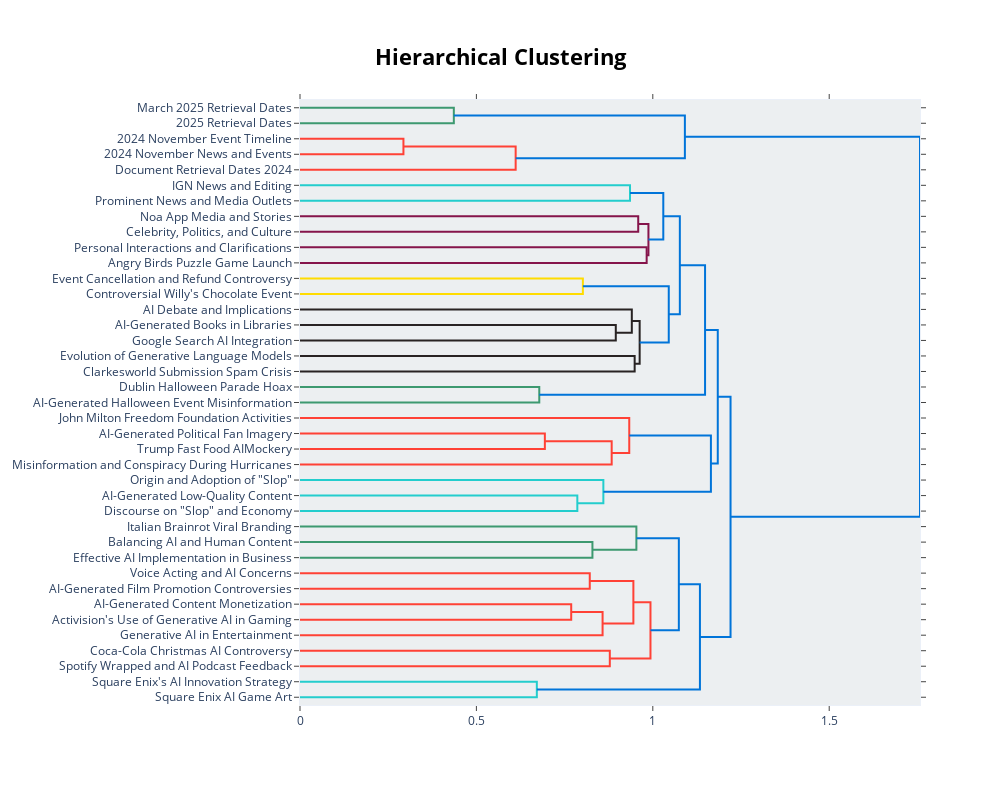

Notebook source saved alongside this figure:
### Code cell
topic_model.visualize_hierarchy(custom_labels=True)

### Figure 1 — Plotly figure (JSON) as saved in the notebook; plotly's stock layout.template omitted (floating-point values rounded to 4 significant figures)
{"data": [{"hoverinfo": "text", "marker": {"color": "rgb(61,153,112)"}, "mode": "lines", "type": "scatter", "x": [0.0, 0.436, 0.436, 0.0], "xaxis": "x", "y": [-5.0, -5.0, -15.0, -15.0], "yaxis": "y"}, {"hoverinfo": "text", "marker": {"color": "rgb(255,65,54)"}, "mode": "lines", "type": "scatter", "x": [0.0, 0.2932, 0.2932, 0.0], "xaxis": "x", "y": [-25.0, -25.0, -35.0, -35.0], "yaxis": "y"}, {"hoverinfo": "text", "marker": {"color": "rgb(255,65,54)"}, "mode": "lines", "type": "scatter", "x": [0.2932, 0.6113, 0.6113, 0.0], "xaxis": "x", "y": [-30.0, -30.0, -45.0, -45.0], "yaxis": "y"}, {"hoverinfo": "text", "marker": {"color": "rgb(0,116,217)"}, "mode": "lines", "type": "scatter", "x": [0.436, 1.091, 1.091, 0.6113], "xaxis": "x", "y": [-10.0, -10.0, -37.5, -37.5], "yaxis": "y"}, {"hoverinfo": "text", "marker": {"color": "rgb(35,205,205)"}, "mode": "lines", "type": "scatter", "x": [0.0, 0.9354, 0.9354, 0.0], "xaxis": "x", "y": [-55.0, -55.0, -65.0, -65.0], "yaxis": "y"}, {"hoverinfo": "text", "marker": {"color": "rgb(133,20,75)"}, "mode": "lines", "type": "scatter", "x": [0.0, 0.9587, 0.9587, 0.0], "xaxis": "x", "y": [-75.0, -75.0, -85.0, -85.0], "yaxis": "y"}, {"hoverinfo": "text", "marker": {"color": "rgb(133,20,75)"}, "mode": "lines", "type": "scatter", "x": [0.0, 0.9826, 0.9826, 0.0], "xaxis": "x", "y": [-95.0, -95.0, -105.0, -105.0], "yaxis": "y"}, {"hoverinfo": "text", "marker": {"color": "rgb(133,20,75)"}, "mode": "lines", "type": "scatter", "x": [0.9587, 0.9876, 0.9876, 0.9826], "xaxis": "x", "y": [-80.0, -80.0, -100.0, -100.0], "yaxis": "y"}, {"hoverinfo": "text", "marker": {"color": "rgb(0,116,217)"}, "mode": "lines", "type": "scatter", "x": [0.9354, 1.03, 1.03, 0.9876], "xaxis": "x", "y": [-60.0, -60.0, -90.0, -90.0], "yaxis": "y"}, {"hoverinfo": "text", "marker": {"color": "rgb(255,220,0)"}, "mode": "lines", "type": "scatter", "x": [0.0, 0.8018, 0.8018, 0.0], "xaxis": "x", "y": [-115.0, -115.0, -125.0, -125.0], "yaxis": "y"}, {"hoverinfo": "text", "marker": {"color": "rgb(40,35,35)"}, "mode": "lines", "type": "scatter", "x": [0.0, 0.8951, 0.8951, 0.0], "xaxis": "x", "y": [-145.0, -145.0, -155.0, -155.0], "yaxis": "y"}, {"hoverinfo": "text", "marker": {"color": "rgb(40,35,35)"}, "mode": "lines", "type": "scatter", "x": [0.0, 0.9405, 0.9405, 0.8951], "xaxis": "x", "y": [-135.0, -135.0, -150.0, -150.0], "yaxis": "y"}, {"hoverinfo": "text", "marker": {"color": "rgb(40,35,35)"}, "mode": "lines", "type": "scatter", "x": [0.0, 0.9486, 0.9486, 0.0], "xaxis": "x", "y": [-165.0, -165.0, -175.0, -175.0], "yaxis": "y"}, {"hoverinfo": "text", "marker": {"color": "rgb(40,35,35)"}, "mode": "lines", "type": "scatter", "x": [0.9405, 0.9627, 0.9627, 0.9486], "xaxis": "x", "y": [-142.5, -142.5, -170.0, -170.0], "yaxis": "y"}, {"hoverinfo": "text", "marker": {"color": "rgb(0,116,217)"}, "mode": "lines", "type": "scatter", "x": [0.8018, 1.045, 1.045, 0.9627], "xaxis": "x", "y": [-120.0, -120.0, -156.2, -156.2], "yaxis": "y"}, {"hoverinfo": "text", "marker": {"color": "rgb(0,116,217)"}, "mode": "lines", "type": "scatter", "x": [1.03, 1.077, 1.077, 1.045], "xaxis": "x", "y": [-75.0, -75.0, -138.1, -138.1], "yaxis": "y"}, {"hoverinfo": "text", "marker": {"color": "rgb(61,153,112)"}, "mode": "lines", "type": "scatter", "x": [0.0, 0.6782, 0.6782, 0.0], "xaxis": "x", "y": [-185.0, -185.0, -195.0, -195.0], "yaxis": "y"}, {"hoverinfo": "text", "marker": {"color": "rgb(0,116,217)"}, "mode": "lines", "type": "scatter", "x": [1.077, 1.148, 1.148, 0.6782], "xaxis": "x", "y": [-106.6, -106.6, -190.0, -190.0], "yaxis": "y"}, {"hoverinfo": "text", "marker": {"color": "rgb(255,65,54)"}, "mode": "lines", "type": "scatter", "x": [0.0, 0.6941, 0.6941, 0.0], "xaxis": "x", "y": [-215.0, -215.0, -225.0, -225.0], "yaxis": "y"}, {"hoverinfo": "text", "marker": {"color": "rgb(255,65,54)"}, "mode": "lines", "type": "scatter", "x": [0.6941, 0.8834, 0.8834, 0.0], "xaxis": "x", "y": [-220.0, -220.0, -235.0, -235.0], "yaxis": "y"}, {"hoverinfo": "text", "marker": {"color": "rgb(255,65,54)"}, "mode": "lines", "type": "scatter", "x": [0.0, 0.9332, 0.9332, 0.8834], "xaxis": "x", "y": [-205.0, -205.0, -227.5, -227.5], "yaxis": "y"}, {"hoverinfo": "text", "marker": {"color": "rgb(35,205,205)"}, "mode": "lines", "type": "scatter", "x": [0.0, 0.7861, 0.7861, 0.0], "xaxis": "x", "y": [-255.0, -255.0, -265.0, -265.0], "yaxis": "y"}, {"hoverinfo": "text", "marker": {"color": "rgb(35,205,205)"}, "mode": "lines", "type": "scatter", "x": [0.0, 0.8599, 0.8599, 0.7861], "xaxis": "x", "y": [-245.0, -245.0, -260.0, -260.0], "yaxis": "y"}, {"hoverinfo": "text", "marker": {"color": "rgb(0,116,217)"}, "mode": "lines", "type": "scatter", "x": [0.9332, 1.165, 1.165, 0.8599], "xaxis": "x", "y": [-216.2, -216.2, -252.5, -252.5], "yaxis": "y"}, {"hoverinfo": "text", "marker": {"color": "rgb(0,116,217)"}, "mode": "lines", "type": "scatter", "x": [1.148, 1.184, 1.184, 1.165], "xaxis": "x", "y": [-148.3, -148.3, -234.4, -234.4], "yaxis": "y"}, {"hoverinfo": "text", "marker": {"color": "rgb(61,153,112)"}, "mode": "lines", "type": "scatter", "x": [0.0, 0.8289, 0.8289, 0.0], "xaxis": "x", "y": [-285.0, -285.0, -295.0, -295.0], "yaxis": "y"}, {"hoverinfo": "text", "marker": {"color": "rgb(61,153,112)"}, "mode": "lines", "type": "scatter", "x": [0.0, 0.9535, 0.9535, 0.8289], "xaxis": "x", "y": [-275.0, -275.0, -290.0, -290.0], "yaxis": "y"}, {"hoverinfo": "text", "marker": {"color": "rgb(255,65,54)"}, "mode": "lines", "type": "scatter", "x": [0.0, 0.8213, 0.8213, 0.0], "xaxis": "x", "y": [-305.0, -305.0, -315.0, -315.0], "yaxis": "y"}, {"hoverinfo": "text", "marker": {"color": "rgb(255,65,54)"}, "mode": "lines", "type": "scatter", "x": [0.0, 0.7687, 0.7687, 0.0], "xaxis": "x", "y": [-325.0, -325.0, -335.0, -335.0], "yaxis": "y"}, {"hoverinfo": "text", "marker": {"color": "rgb(255,65,54)"}, "mode": "lines", "type": "scatter", "x": [0.7687, 0.8577, 0.8577, 0.0], "xaxis": "x", "y": [-330.0, -330.0, -345.0, -345.0], "yaxis": "y"}, {"hoverinfo": "text", "marker": {"color": "rgb(255,65,54)"}, "mode": "lines", "type": "scatter", "x": [0.8213, 0.945, 0.945, 0.8577], "xaxis": "x", "y": [-310.0, -310.0, -337.5, -337.5], "yaxis": "y"}, {"hoverinfo": "text", "marker": {"color": "rgb(255,65,54)"}, "mode": "lines", "type": "scatter", "x": [0.0, 0.8781, 0.8781, 0.0], "xaxis": "x", "y": [-355.0, -355.0, -365.0, -365.0], "yaxis": "y"}, {"hoverinfo": "text", "marker": {"color": "rgb(255,65,54)"}, "mode": "lines", "type": "scatter", "x": [0.945, 0.9934, 0.9934, 0.8781], "xaxis": "x", "y": [-323.8, -323.8, -360.0, -360.0], "yaxis": "y"}, {"hoverinfo": "text", "marker": {"color": "rgb(0,116,217)"}, "mode": "lines", "type": "scatter", "x": [0.9535, 1.074, 1.074, 0.9934], "xaxis": "x", "y": [-282.5, -282.5, -341.9, -341.9], "yaxis": "y"}, {"hoverinfo": "text", "marker": {"color": "rgb(35,205,205)"}, "mode": "lines", "type": "scatter", "x": [0.0, 0.6713, 0.6713, 0.0], "xaxis": "x", "y": [-375.0, -375.0, -385.0, -385.0], "yaxis": "y"}, {"hoverinfo": "text", "marker": {"color": "rgb(0,116,217)"}, "mode": "lines", "type": "scatter", "x": [1.074, 1.134, 1.134, 0.6713], "xaxis": "x", "y": [-312.2, -312.2, -380.0, -380.0], "yaxis": "y"}, {"hoverinfo": "text", "marker": {"color": "rgb(0,116,217)"}, "mode": "lines", "type": "scatter", "x": [1.184, 1.22, 1.22, 1.134], "xaxis": "x", "y": [-191.3, -191.3, -346.1, -346.1], "yaxis": "y"}, {"hoverinfo": "text", "marker": {"color": "rgb(0,116,217)"}, "mode": "lines", "type": "scatter", "x": [1.091, 1.757, 1.757, 1.22], "xaxis": "x", "y": [-23.75, -23.75, -268.7, -268.7], "yaxis": "y"}], "layout": {"autosize": false, "height": 785, "hoverlabel": {"bgcolor": "white", "font": {"family": "Rockwell", "size": 16}}, "hovermode": "closest", "plot_bgcolor": "#ECEFF1", "showlegend": false, "title": {"font": {"color": "Black", "size": 22}, "text": "<b>Hierarchical Clustering</b>", "x": 0.5, "xanchor": "center", "yanchor": "top"}, "width": 1000, "xaxis": {"mirror": "allticks", "rangemode": "tozero", "showgrid": false, "showline": true, "showticklabels": true, "ticks": "outside", "type": "linear", "zeroline": false}, "yaxis": {"mirror": "allticks", "range": [-390, 0], "rangemode": "tozero", "showgrid": false, "showline": true, "showticklabels": true, "tickmode": "array", "ticks": "outside", "ticktext": ["March 2025 Retrieval Dates", "2025 Retrieval Dates", "2024 November Event Timeline", "2024 November News and Events", "Document Retrieval Dates 2024", "IGN News and Editing", "Prominent News and Media Outlets", "Noa App Media and Stories", "Celebrity, Politics, and Culture", "Personal Interactions and Clarifications", "Angry Birds Puzzle Game Launch", "Event Cancellation and Refund Controversy", "Controversial Willy's Chocolate Event", "AI Debate and Implications", "AI-Generated Books in Libraries", "Google Search AI Integration", "Evolution of Generative Language Models", "Clarkesworld Submission Spam Crisis", "Dublin Halloween Parade Hoax", "AI-Generated Halloween Event Misinformation", "John Milton Freedom Foundation Activities", "AI-Generated Political Fan Imagery", "Trump Fast Food AIMockery", "Misinformation and Conspiracy During Hurricanes", "Origin and Adoption of \"Slop\"", "AI-Generated Low-Quality Content", "Discourse on \"Slop\" and Economy", "Italian Brainrot Viral Branding", "Balancing AI and Human Content", "Effective AI Implementation in Business", "Voice Acting and AI Concerns", "AI-Generated Film Promotion Controversies", "AI-Generated Content Monetization", "Activision's Use of Generative AI in Gaming", "Generative AI in Entertainment", "Coca-Cola Christmas AI Controversy", "Spotify Wrapped and AI Podcast Feedback", "Square Enix's AI Innovation Strategy", "Square Enix AI Game Art"], "tickvals": [-5, -15, -25, -35, -45, -55, -65, -75, -85, -95, -105, -115, -125, -135, -145, -155, -165, -175, -185, -195, -205, -215, -225, -235, -245, -255, -265, -275, -285, -295, -305, -315, -325, -335, -345, -355, -365, -375, -385], "type": "linear", "zeroline": false}}}
